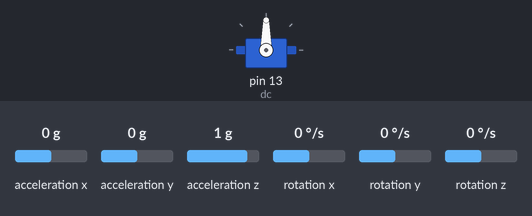
A sketch run on a simulated Arduino Uno, built with avr-gcc and run on an emulated ATmega328P. Shown: servo. Inputs (shaded band) come from the test bench; at power-on: acceleration x 0 g, acceleration z 1 g, acceleration y 0 g, rotation x 0 °/s, rotation y 0 °/s, rotation z 0 °/s. What the sketch prints to the serial monitor is not drawn.

Above: at 4.2 s.
4.3 s: acceleration x set to -1.4 g
At 5.2 s:
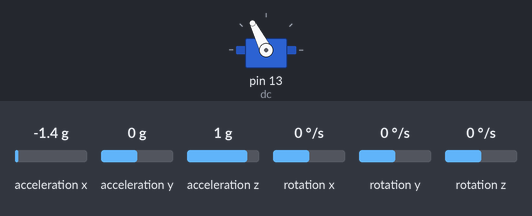
5.8 s: acceleration z set to -0.8 g
At 6.3 s:
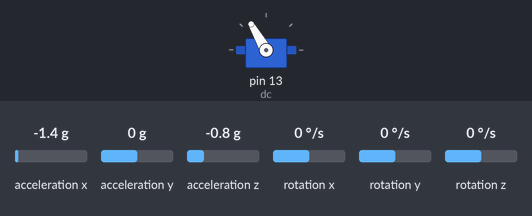
7.3 s: acceleration x set to 0.8 g
At 8.5 s:
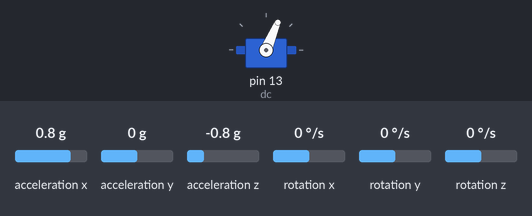
8.8 s: acceleration z set to 0 g
At 9.8 s:
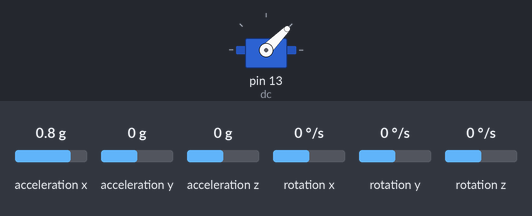
10.3 s: acceleration y set to -1.4 g
At 10.9 s:
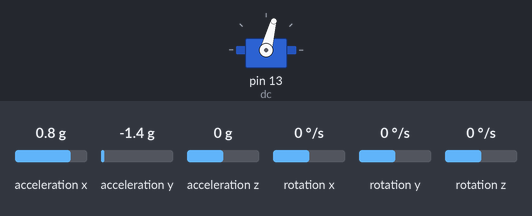
Timing chart, 0 to 13.3 s (numbered marks = the images above; inputs shaded):
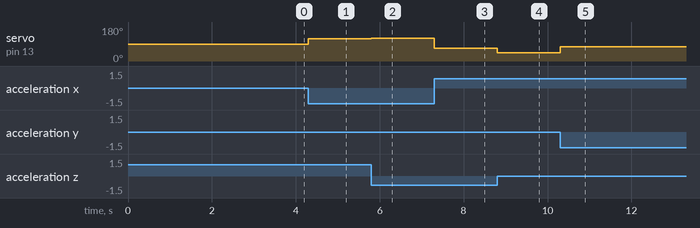

The sketch:

Gyro_Servo_MPU6050.ino
```cpp
#include <MPU6050_tockn.h>
#include <Wire.h>
#include"Servo.h"

Servo dc;
MPU6050 mpu6050(Wire);

float offsetX, offsetY, offsetZ;

void setup() {
  dc.attach(13);
  Serial.begin(115200);
  Wire.begin();
  mpu6050.begin();
  mpu6050.calcGyroOffsets(true);

  mpu6050.update();
  offsetX = mpu6050.getAngleX();
  offsetY = mpu6050.getAngleY();
  offsetZ = mpu6050.getAngleZ();
  dc.write(90);
}

int Servo_Angle;

void loop() {
  mpu6050.update();
//  float x = mpu6050.getAngleX() - offsetX;
  float y = mpu6050.getAngleY() - offsetY;
 // Serial.println("Góc nghiêng Y: "+ String(y));

//  float z = mpu6050.getAngleZ() - offsetZ;
  if(y<0){
    Servo_Angle = map(y,-180,0,0,90);
    dc.write(Servo_Angle);
    Serial.println("L: "+ String(y)+" | Servo Angle: "+ String(Servo_Angle));
  }
  else if(y>0){
    Servo_Angle = map(y,0,180,90,180);
    dc.write(Servo_Angle);
    Serial.println("R: "+ String(y) + " | Servo Angle: "+ String(Servo_Angle) );
  }
}
```

Measured:
- after the input at 4.3 s, servo on pin 13 (dc): 90° → 117° at once
- after the input at 5.8 s, servo on pin 13 (dc): 117° → 120° at once
- after the input at 7.3 s, servo on pin 13 (dc): 120° → 67° at once
- after the input at 8.8 s, servo on pin 13 (dc): 67° → 45° at once
- after the input at 10.3 s, servo on pin 13 (dc): 45° → 75° at once
